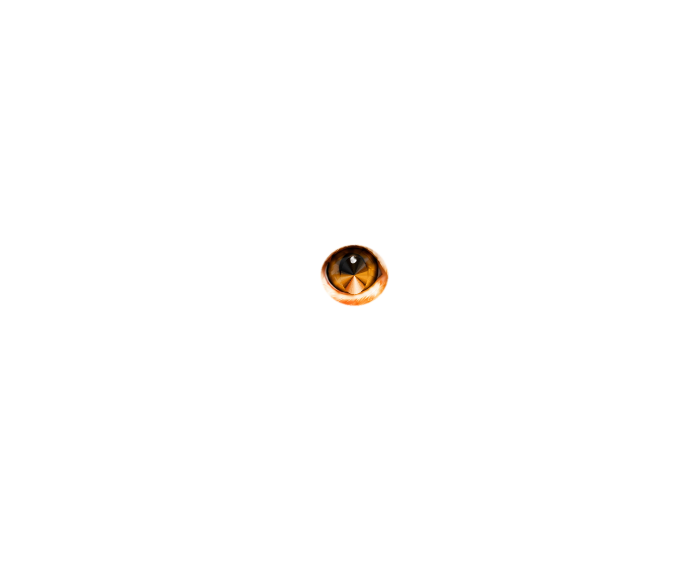
#> input picture public/pets/xiaoju-cat/live2d/planet-scene-source/layers/20_Eye_L_Base.png, 1370 x 1148 px, given in place of xiaoju-body-no-forelegs-v5-alpha.png, which was not available (shown at 1/2 size)
$ python make_v5_alignment_qa.py
#> lines starting #> are read from the running program, lines starting #| are printed output that depends on the picture; pictures that were not available may be replaced by others from this repository, and a replacement may not be noted
from pathlib import Path

from PIL import Image, ImageDraw, ImageFilter


ROOT = Path(__file__).resolve().parent
PACKAGE = ROOT.parents[1]
CANDIDATE = ROOT / "candidates" / "xiaoju-body-no-forelegs-v5-alpha.png"
EXACT_HEAD_NECK_TAIL = PACKAGE / "live2d" / "planet-scene-source" / "layers-v2" / "10_Cat_Body_Base.png"
PLANET_FOREGROUND = PACKAGE / "live2d" / "planet-scene-source" / "layers-v2" / "50_Planet_Foreground.png"
BACKGROUND = PACKAGE / "live2d" / "planet-background-v1.png"
OUT_EXPANDED = ROOT / "qa" / "gate3-v5-hidden-volume-alignment.png"
OUT_SCENE = ROOT / "qa" / "gate3-v5-scene-alignment.png"


def open_rgba(path: Path) -> Image.Image:
    return Image.open(path).convert("RGBA")
#> returned value is the input picture: PIL image 1370x1148 RGBA; mean R, G, B, A 242.6, 218.6, 196.2, 2


candidate = open_rgba(CANDIDATE)
exact = open_rgba(EXACT_HEAD_NECK_TAIL)
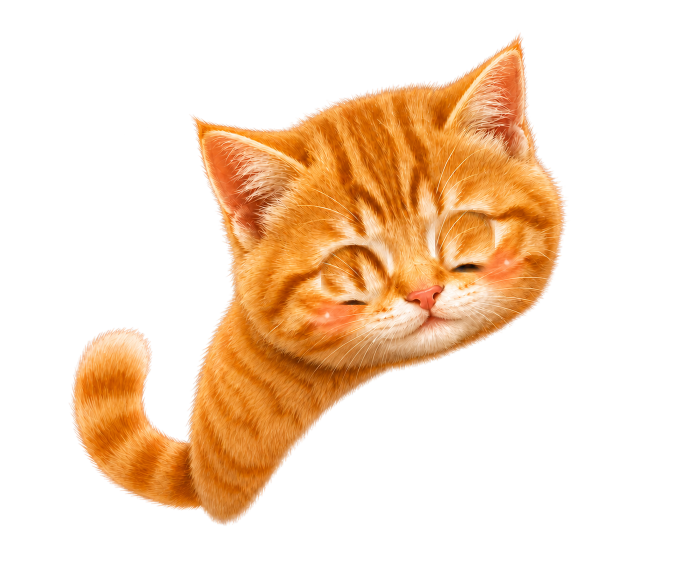
#> input picture public/pets/xiaoju-cat/live2d/planet-scene-source/layers/10_Cat_Body_Base.png, 1370 x 1148 px, found by its file name (shown at 1/2 size)
#> in open_rgba, returned value is the input picture: PIL image 1370x1148 RGBA; mean R, G, B, A 243.6, 219.2, 196.4, 77.2
planet = open_rgba(PLANET_FOREGROUND)
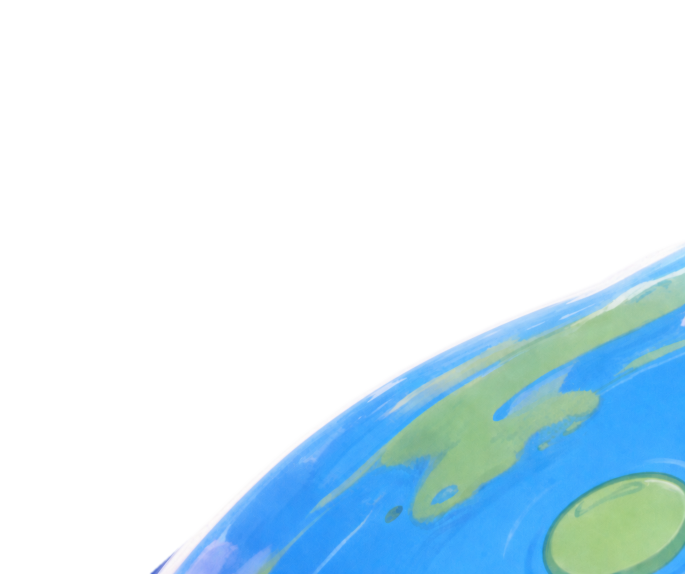
#> input picture public/pets/xiaoju-cat/live2d/planet-scene-source/layers-v2/50_Planet_Foreground.png, 1370 x 1148 px (shown at 1/2 size)
#> in open_rgba, returned value is the input picture: PIL image 1370x1148 RGBA; mean R, G, B, A 35.2, 69.5, 151.3, 67.7
background = open_rgba(BACKGROUND)
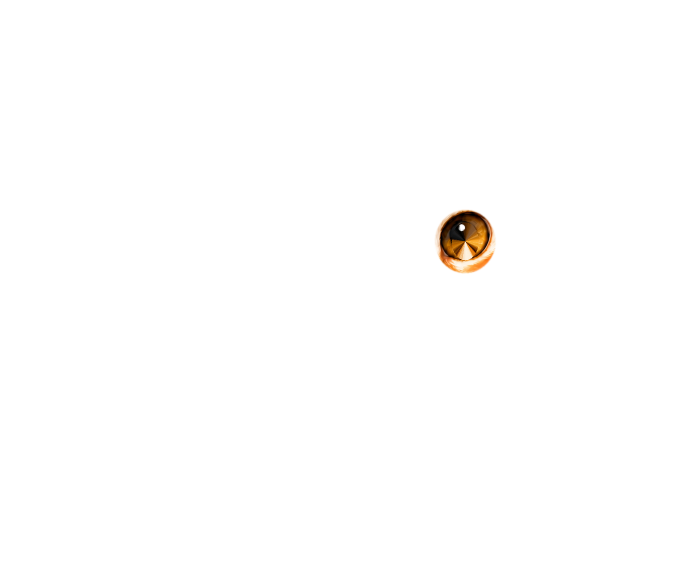
#> input picture public/pets/xiaoju-cat/live2d/planet-scene-source/layers/21_Eye_R_Base.png, 1370 x 1148 px, given in place of planet-background-v1.png, which was not available (shown at 1/2 size)
#> in open_rgba, returned value is the input picture: PIL image 1370x1148 RGBA; mean R, G, B, A 242.6, 218.6, 196.2, 1.9

if candidate.size != exact.size:
    # The generator may round one canvas edge by a pixel. Normalize to the
    # approved 1370x1148 scene before any mask or alignment operation.
    candidate = candidate.resize(exact.size, Image.Resampling.LANCZOS)

if not (candidate.size == exact.size == planet.size == background.size):
    raise ValueError("Gate 3 alignment inputs must share the 1370x1148 scene canvas")

# v5 is not allowed to replace approved visible identity pixels. Retain only
# its hidden torso/hip/hind-limb material, with a feathered transition beneath
# the approved neck. Suppress its separate tail because the original tail is
# already an approved unique visual source.
keep = Image.new("L", candidate.size, 0)
#> keep: PIL image 1370x1148 L; every value is 0
draw = ImageDraw.Draw(keep)
draw.rectangle((300, 540, candidate.width, candidate.height), fill=255)
draw.polygon(((300, 540), (465, 500), (760, 520), (970, 650), (970, 790), (300, 790)), fill=255)
draw.polygon(((90, 570), (350, 570), (430, 760), (430, 1010), (165, 1010), (80, 840)), fill=255)
keep = keep.filter(ImageFilter.GaussianBlur(18))
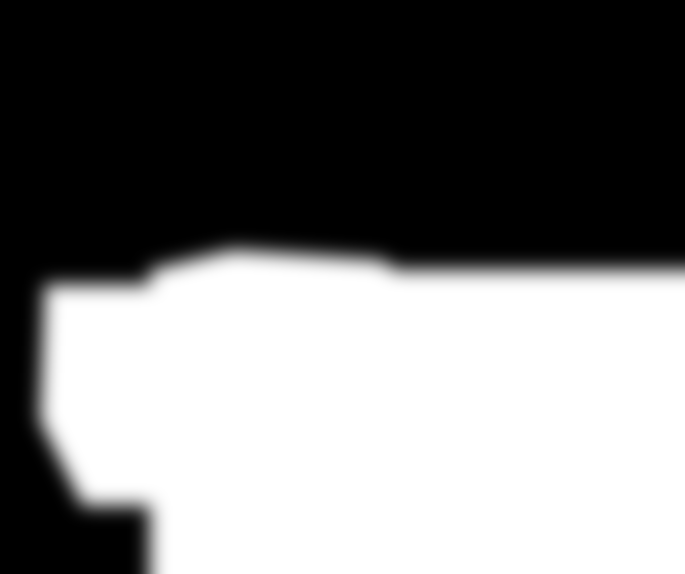
#> keep: PIL image 1370x1148 L (shown at 1/2 size); min 0, max 255, mean 121.8

candidate_alpha = candidate.getchannel("A")
candidate.putalpha(Image.composite(candidate_alpha, Image.new("L", candidate.size, 0), keep))

# Keep the approved head and tail, but do not keep the old triangular neck
# cutout all the way to the bottom of the canvas. A soft lower head/neck overlap
# lets the reconstructed chest continue underneath without a paper-cut seam.
exact_keep = Image.new("L", exact.size, 0)
exact_draw = ImageDraw.Draw(exact_keep)
exact_draw.ellipse((315, -90, 1175, 785), fill=255)
exact_draw.polygon(((310, 560), (485, 500), (830, 575), (790, 735), (470, 770), (330, 700)), fill=255)
exact_draw.polygon(((55, 540), (325, 540), (345, 990), (245, 1095), (55, 975)), fill=255)
exact_keep = exact_keep.filter(ImageFilter.GaussianBlur(12))
exact_alpha = exact.getchannel("A")
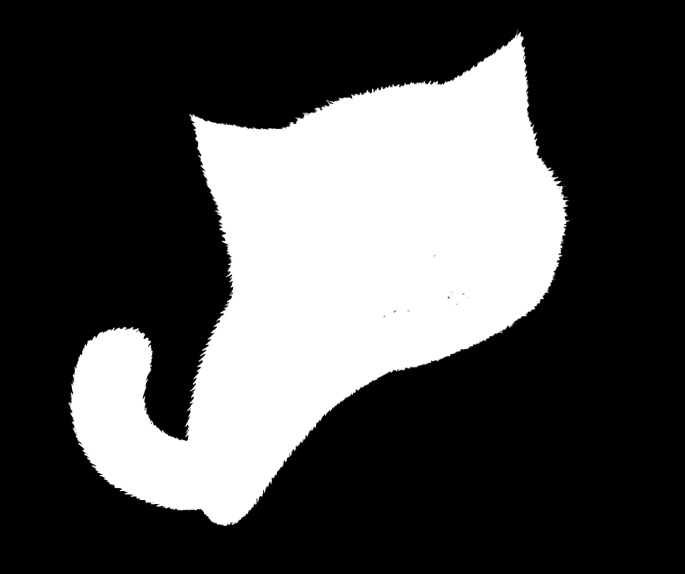
#> exact_alpha: PIL image 1370x1148 L (shown at 1/2 size); min 0, max 255, mean 77.2
exact.putalpha(Image.composite(exact_alpha, Image.new("L", exact.size, 0), exact_keep))

expanded = Image.new("RGBA", candidate.size, (20, 22, 28, 255))
expanded.alpha_composite(candidate)
expanded.alpha_composite(exact)
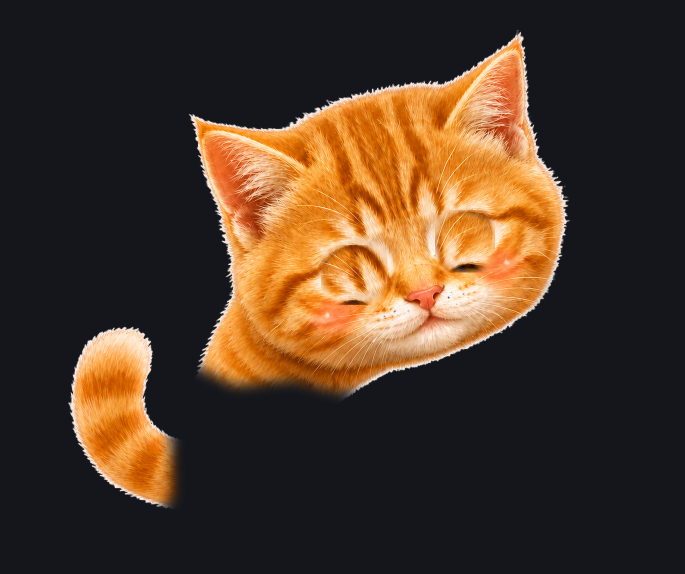
#> expanded: PIL image 1370x1148 RGBA (shown at 1/2 size); mean R, G, B, A 74.9, 55.6, 40.5, 255
expanded.save(OUT_EXPANDED)

scene = background.copy()
scene.alpha_composite(candidate)
scene.alpha_composite(exact)
scene.alpha_composite(planet)
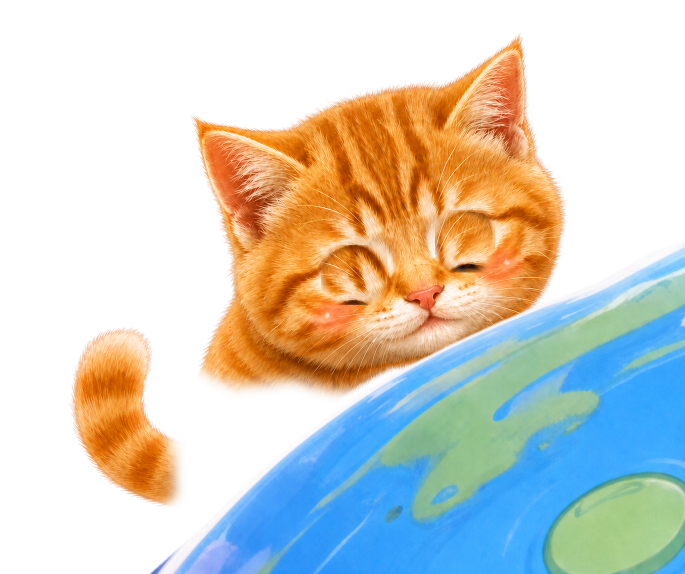
#> scene: PIL image 1370x1148 RGBA (shown at 1/2 size); mean R, G, B, A 206.1, 201.6, 188.6, 133.8; transparent parts drawn white
scene.save(OUT_SCENE)

print(OUT_EXPANDED)
print(OUT_SCENE)
